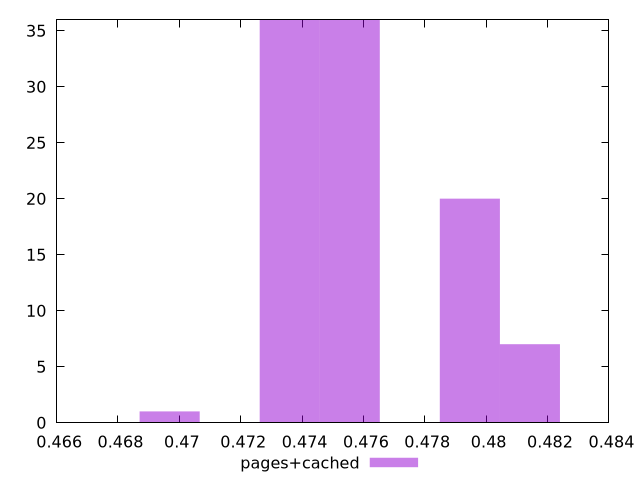

Write gnuplot code to recreate this figure.
$_pagesCached <<EOF
0.4696838834335037 1
0.4735979157954496 36
0.4814259805193413 7
0.4794689643383684 20
0.4755549319764225 36
EOF
set key outside below
set terminal pngcairo
set output "report_00004_2020-11-02T20-21-41.718Z/render-blocking-resources/pages+cached//hist.png"
set yrange [0:36]
set boxwidth 0.001957016180972932
set style fill transparent solid 0.5 noborder
plot $_pagesCached title "pages+cached" with boxes ,
